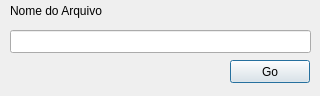
<?xml version="1.0" encoding="UTF-8"?>
<ui version="4.0">
 <class>AddQuerido</class>
 <widget class="QDialog" name="AddQuerido">
  <property name="geometry">
   <rect>
    <x>0</x>
    <y>0</y>
    <width>320</width>
    <height>96</height>
   </rect>
  </property>
  <property name="windowTitle">
   <string>Dialog</string>
  </property>
  <widget class="QLineEdit" name="lineEdit">
   <property name="geometry">
    <rect>
     <x>10</x>
     <y>30</y>
     <width>301</width>
     <height>23</height>
    </rect>
   </property>
  </widget>
  <widget class="QLabel" name="label">
   <property name="geometry">
    <rect>
     <x>10</x>
     <y>0</y>
     <width>161</width>
     <height>21</height>
    </rect>
   </property>
   <property name="text">
    <string>Nome do Arquivo</string>
   </property>
  </widget>
  <widget class="QPushButton" name="goButton">
   <property name="geometry">
    <rect>
     <x>230</x>
     <y>60</y>
     <width>80</width>
     <height>23</height>
    </rect>
   </property>
   <property name="text">
    <string>Go</string>
   </property>
  </widget>
 </widget>
 <resources/>
 <connections/>
</ui>
